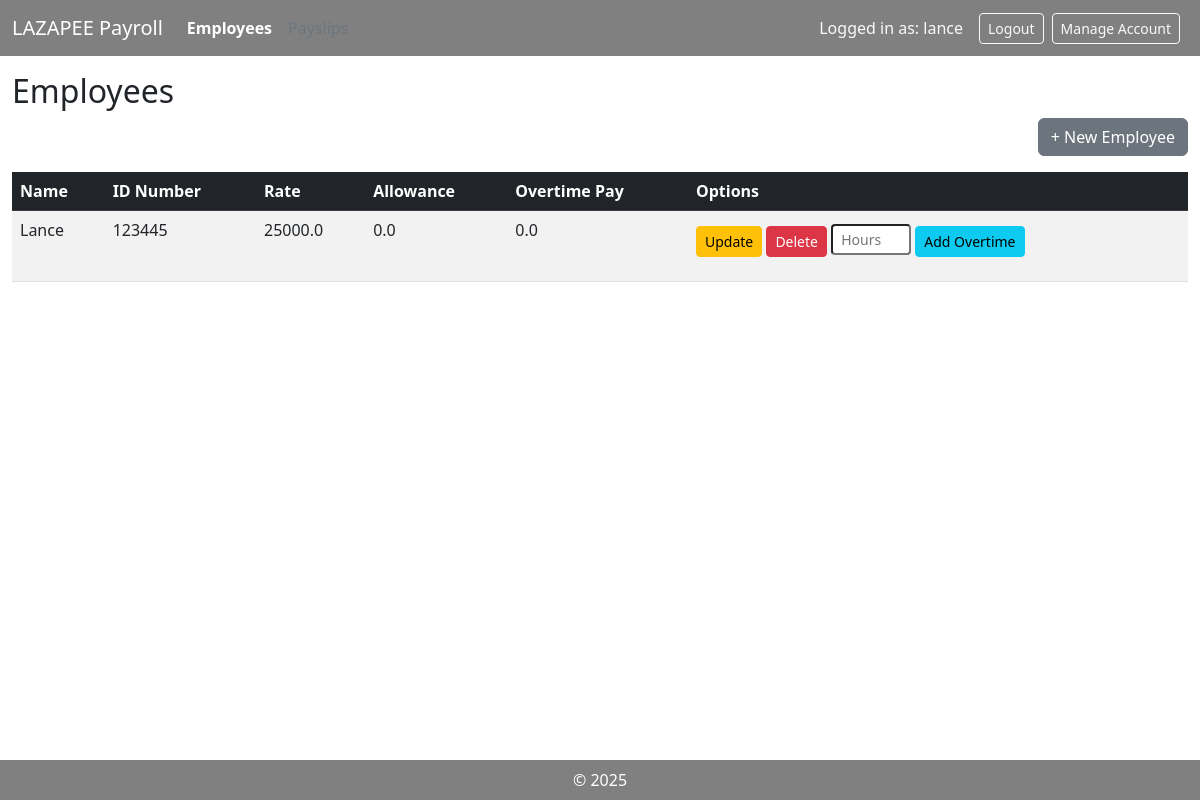
Screenshot of /employees/ (signed in) with the database file from the repository.
### payroll_app/models.py (models this page shows, shortened)
class Employee(models.Model):
    name = models.CharField(max_length=100)
    id_number = models.CharField(max_length=20, unique=True, blank=False)
    rate = models.FloatField(default=0.0, null=True)
    overtime_pay = models.FloatField(default=0.0, null=True)
    allowance = models.FloatField(default=0.0, null=True)
    def getName(self):
        return self.name
    def getID(self):
        return self.id_number
    def getRate(self):
        return self.rate
    def getOvertime(self):
        return self.overtime_pay
    def getAllowance(self):
        return self.allowance

### payroll_app/views.py (the view)
    def wrapper(request, *args, **kwargs):
        if not request.session.get('user_id'):
            messages.error(request, "You must be logged in to view the page.")
            return redirect('login')
        return function(request, *args, **kwargs)

### payroll_app/views.py (called while the page is built)
def authentication(function):
    def wrapper(request, *args, **kwargs):
        if not request.session.get('user_id'):
            messages.error(request, "You must be logged in to view the page.")
            return redirect('login')
        return function(request, *args, **kwargs)
    return wrapper

@authentication
def employee_list(request):
    employees = Employee.objects.all()
    context = {'employees': employees}
    return render(request, 'payroll_app/employee_list.html', context)

### payroll_app/templates/payroll_app/employee_list.html (shortened to what this page needs)
{% extends "payroll_app/base.html" %}
{% block content %}
<div class="container">
    <h2>Employees</h2>
    <a href="{% url 'employee_add' %}" class="btn btn-secondary mb-3 float-end">+ New Employee</a>
    <table class="table table-striped">
        <thead class="table-dark">
            <tr>
                <th>Name</th>
                <th>ID Number</th>
                <th>Rate</th>
                <th>Allowance</th>
                <th>Overtime Pay</th>
                <th>Options</th>
            </tr>
        </thead>
        <tbody>
            {% for emp in employees %}
            <tr>
                <td>{{ emp.getName }}</td>
                <td>{{ emp.getID }}</td>
                <td>{{ emp.getRate }}</td>
                <td>{{ emp.getAllowance|default_if_none:"0.0" }}</td>
                <td>{{ emp.getOvertime|default_if_none:"0.0" }}</td>
                <td>
                    <a href="{% url 'employee_update' emp.id_number %}" class="btn btn-sm btn-warning">Update</a>
                    <form method="post" action="{% url 'employee_delete' emp.id_number %}" style="display: inline;" onsubmit="return confirm('Are you sure you want to delete {{emp.getName}}?');">
                        <button type="submit" class="btn btn-sm btn-danger">Delete</button>
                    </form>
                    <form method="post" action="{% url 'employee_add_overtime' emp.id_number %}" style="display: inline-block; margin-top: 5px;">
                        <input type="number" name="overtime_hours" step="0.01" placeholder="Hours" class="form-control-sm" style="width: 80px;" required>
                        <button type="submit" class="btn btn-sm btn-info">Add Overtime</button>
                    </form>
                </td>
            </tr>
            {% empty %}
            <tr><td colspan="6">No employees found.</td></tr>
            {% endfor %}
        </tbody>
    </table>
</div>
{% endblock %}

### payroll_app/templates/payroll_app/base.html (shortened to what this page needs)
{% load static %}
<html>
    <head>
        <link rel="stylesheet" href="{% static '/bootstrap/css/bootstrap.min.css' %}">
        <link rel="stylesheet" href="{% static '/bootstrap/css/custom.css' %}">
    </head>
    <body>
        <nav class="navbar navbar-dark navbar-expand-lg bg-custom mb-3 sticky-top" style="background-color: #808080;">
            <div class="container-fluid">
                <a class="navbar-brand mb-0" href="{% url 'employee_list' %}">LAZAPEE Payroll</a>
                <div class="collapse navbar-collapse" id="navbarNav">
                    <ul class="navbar-nav me-auto mb-2 mb-lg-0">
                        <li class="nav-item">
                            <a href="{% url 'employee_list' %}" class="nav-link {% if request.resolver_match.url_name == 'employee_list' %}active text-white fw-bold{% else %}text-secondary{% endif %}">Employees</a>
                        </li>
                        <li class="nav-item">
                            <a href="{% url 'payslip_list' %}" class="nav-link {% if request.resolver_match.url_name == 'payslip_list' %}active text-white fw-bold{% else %}text-secondary{% endif %}">Payslips</a>
                        </li>
                    </ul>
                    {% if request.session.user_id %}
                    <span class="navbar-text text-light me-3">
                        Logged in as: {{ request.session.username }}
                    </span>
                    <a href="{% url 'logout' %}" class="btn btn-sm btn-outline-light">Logout</a>
                    <a href="{% url 'manage_acc' pk=request.session.user_id %}" class="mx-2 btn btn-sm btn-outline-light">Manage Account</a>
                    {% else %}
                    <a href="{% url 'login' %}" class="btn btn-sm btn-outline-light">Login</a>
                    {% endif %}
                </div>
            </div>
        </nav>
        <div class="container-fluid">
            <div class="row">
                {% block content %}
                {% endblock %}
            </div>
        </div>
    </body>
    <nav class="navbar bg-custom fixed-bottom justify-content-center mt-5" style="background: #808080;">
        <div style="color: white;">© {% now "Y" %}</div>
   </nav>
</html>

### rows the page displays
Employee: session.username "lance", getName "Lance", getID "123445", getRate "25000.0", getAllowance "0.0", getOvertime "0.0"
